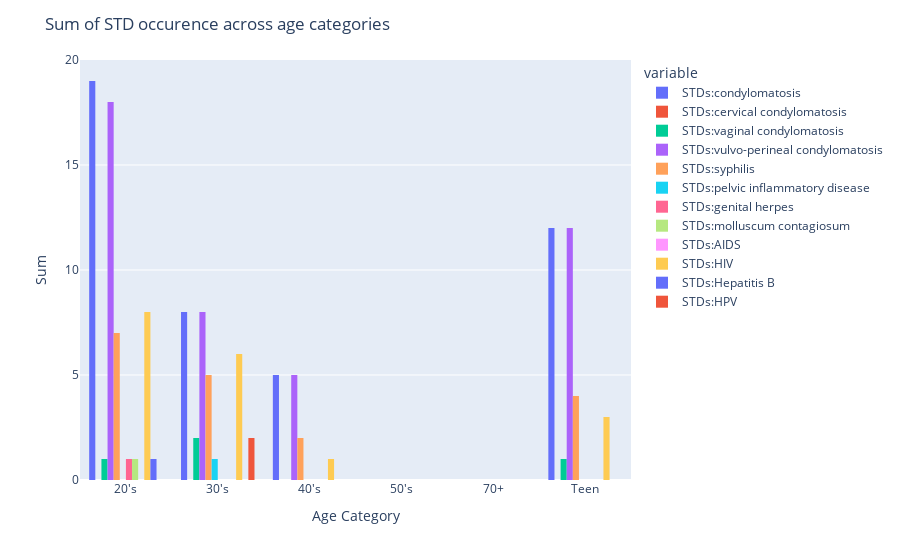

This figure's notebook cell:
### Code cell
fig = px.histogram(std_agg_df, x="age_cat", y=list(std_cols), barmode="group", histfunc="sum")
fig.update_layout(title="Sum of STD occurence across age categories")
fig.update_xaxes(title="Age Category")
fig.update_yaxes(title="Sum")
fig.show()

### Figure 1 — Plotly figure (JSON) as saved in the notebook; plotly's stock layout.template omitted (floating-point values rounded to 4 significant figures)
{"data": [{"alignmentgroup": "True", "bingroup": "x", "histfunc": "sum", "hovertemplate": "variable=STDs:condylomatosis<br>age_cat=%{x}<br>sum of value=%{y}<extra></extra>", "legendgroup": "STDs:condylomatosis", "marker": {"color": "#636efa", "pattern": {"shape": ""}}, "name": "STDs:condylomatosis", "offsetgroup": "STDs:condylomatosis", "orientation": "v", "showlegend": true, "type": "histogram", "x": ["20's", "30's", "40's", "50's", "70+", "Teen"], "xaxis": "x", "y": [19, 8, 5, 0, 0, 12], "yaxis": "y"}, {"alignmentgroup": "True", "bingroup": "x", "histfunc": "sum", "hovertemplate": "variable=STDs:cervical condylomatosis<br>age_cat=%{x}<br>sum of value=%{y}<extra></extra>", "legendgroup": "STDs:cervical condylomatosis", "marker": {"color": "#EF553B", "pattern": {"shape": ""}}, "name": "STDs:cervical condylomatosis", "offsetgroup": "STDs:cervical condylomatosis", "orientation": "v", "showlegend": true, "type": "histogram", "x": ["20's", "30's", "40's", "50's", "70+", "Teen"], "xaxis": "x", "y": [0, 0, 0, 0, 0, 0], "yaxis": "y"}, {"alignmentgroup": "True", "bingroup": "x", "histfunc": "sum", "hovertemplate": "variable=STDs:vaginal condylomatosis<br>age_cat=%{x}<br>sum of value=%{y}<extra></extra>", "legendgroup": "STDs:vaginal condylomatosis", "marker": {"color": "#00cc96", "pattern": {"shape": ""}}, "name": "STDs:vaginal condylomatosis", "offsetgroup": "STDs:vaginal condylomatosis", "orientation": "v", "showlegend": true, "type": "histogram", "x": ["20's", "30's", "40's", "50's", "70+", "Teen"], "xaxis": "x", "y": [1, 2, 0, 0, 0, 1], "yaxis": "y"}, {"alignmentgroup": "True", "bingroup": "x", "histfunc": "sum", "hovertemplate": "variable=STDs:vulvo-perineal condylomatosis<br>age_cat=%{x}<br>sum of value=%{y}<extra></extra>", "legendgroup": "STDs:vulvo-perineal condylomatosis", "marker": {"color": "#ab63fa", "pattern": {"shape": ""}}, "name": "STDs:vulvo-perineal condylomatosis", "offsetgroup": "STDs:vulvo-perineal condylomatosis", "orientation": "v", "showlegend": true, "type": "histogram", "x": ["20's", "30's", "40's", "50's", "70+", "Teen"], "xaxis": "x", "y": [18, 8, 5, 0, 0, 12], "yaxis": "y"}, {"alignmentgroup": "True", "bingroup": "x", "histfunc": "sum", "hovertemplate": "variable=STDs:syphilis<br>age_cat=%{x}<br>sum of value=%{y}<extra></extra>", "legendgroup": "STDs:syphilis", "marker": {"color": "#FFA15A", "pattern": {"shape": ""}}, "name": "STDs:syphilis", "offsetgroup": "STDs:syphilis", "orientation": "v", "showlegend": true, "type": "histogram", "x": ["20's", "30's", "40's", "50's", "70+", "Teen"], "xaxis": "x", "y": [7, 5, 2, 0, 0, 4], "yaxis": "y"}, {"alignmentgroup": "True", "bingroup": "x", "histfunc": "sum", "hovertemplate": "variable=STDs:pelvic inflammatory disease<br>age_cat=%{x}<br>sum of value=%{y}<extra></extra>", "legendgroup": "STDs:pelvic inflammatory disease", "marker": {"color": "#19d3f3", "pattern": {"shape": ""}}, "name": "STDs:pelvic inflammatory disease", "offsetgroup": "STDs:pelvic inflammatory disease", "orientation": "v", "showlegend": true, "type": "histogram", "x": ["20's", "30's", "40's", "50's", "70+", "Teen"], "xaxis": "x", "y": [0, 1, 0, 0, 0, 0], "yaxis": "y"}, {"alignmentgroup": "True", "bingroup": "x", "histfunc": "sum", "hovertemplate": "variable=STDs:genital herpes<br>age_cat=%{x}<br>sum of value=%{y}<extra></extra>", "legendgroup": "STDs:genital herpes", "marker": {"color": "#FF6692", "pattern": {"shape": ""}}, "name": "STDs:genital herpes", "offsetgroup": "STDs:genital herpes", "orientation": "v", "showlegend": true, "type": "histogram", "x": ["20's", "30's", "40's", "50's", "70+", "Teen"], "xaxis": "x", "y": [1, 0, 0, 0, 0, 0], "yaxis": "y"}, {"alignmentgroup": "True", "bingroup": "x", "histfunc": "sum", "hovertemplate": "variable=STDs:molluscum contagiosum<br>age_cat=%{x}<br>sum of value=%{y}<extra></extra>", "legendgroup": "STDs:molluscum contagiosum", "marker": {"color": "#B6E880", "pattern": {"shape": ""}}, "name": "STDs:molluscum contagiosum", "offsetgroup": "STDs:molluscum contagiosum", "orientation": "v", "showlegend": true, "type": "histogram", "x": ["20's", "30's", "40's", "50's", "70+", "Teen"], "xaxis": "x", "y": [1, 0, 0, 0, 0, 0], "yaxis": "y"}, {"alignmentgroup": "True", "bingroup": "x", "histfunc": "sum", "hovertemplate": "variable=STDs:AIDS<br>age_cat=%{x}<br>sum of value=%{y}<extra></extra>", "legendgroup": "STDs:AIDS", "marker": {"color": "#FF97FF", "pattern": {"shape": ""}}, "name": "STDs:AIDS", "offsetgroup": "STDs:AIDS", "orientation": "v", "showlegend": true, "type": "histogram", "x": ["20's", "30's", "40's", "50's", "70+", "Teen"], "xaxis": "x", "y": [0, 0, 0, 0, 0, 0], "yaxis": "y"}, {"alignmentgroup": "True", "bingroup": "x", "histfunc": "sum", "hovertemplate": "variable=STDs:HIV<br>age_cat=%{x}<br>sum of value=%{y}<extra></extra>", "legendgroup": "STDs:HIV", "marker": {"color": "#FECB52", "pattern": {"shape": ""}}, "name": "STDs:HIV", "offsetgroup": "STDs:HIV", "orientation": "v", "showlegend": true, "type": "histogram", "x": ["20's", "30's", "40's", "50's", "70+", "Teen"], "xaxis": "x", "y": [8, 6, 1, 0, 0, 3], "yaxis": "y"}, {"alignmentgroup": "True", "bingroup": "x", "histfunc": "sum", "hovertemplate": "variable=STDs:Hepatitis B<br>age_cat=%{x}<br>sum of value=%{y}<extra></extra>", "legendgroup": "STDs:Hepatitis B", "marker": {"color": "#636efa", "pattern": {"shape": ""}}, "name": "STDs:Hepatitis B", "offsetgroup": "STDs:Hepatitis B", "orientation": "v", "showlegend": true, "type": "histogram", "x": ["20's", "30's", "40's", "50's", "70+", "Teen"], "xaxis": "x", "y": [1, 0, 0, 0, 0, 0], "yaxis": "y"}, {"alignmentgroup": "True", "bingroup": "x", "histfunc": "sum", "hovertemplate": "variable=STDs:HPV<br>age_cat=%{x}<br>sum of value=%{y}<extra></extra>", "legendgroup": "STDs:HPV", "marker": {"color": "#EF553B", "pattern": {"shape": ""}}, "name": "STDs:HPV", "offsetgroup": "STDs:HPV", "orientation": "v", "showlegend": true, "type": "histogram", "x": ["20's", "30's", "40's", "50's", "70+", "Teen"], "xaxis": "x", "y": [0, 2, 0, 0, 0, 0], "yaxis": "y"}], "layout": {"autosize": true, "barmode": "group", "legend": {"title": {"text": "variable"}, "tracegroupgap": 0}, "margin": {"t": 60}, "title": {"text": "Sum of STD occurence across age categories"}, "xaxis": {"anchor": "y", "autorange": true, "domain": [0, 1], "range": [-0.5, 5.5], "title": {"text": "Age Category"}, "type": "category"}, "yaxis": {"anchor": "x", "autorange": true, "domain": [0, 1], "range": [0, 20], "title": {"text": "Sum"}, "type": "linear"}}}
